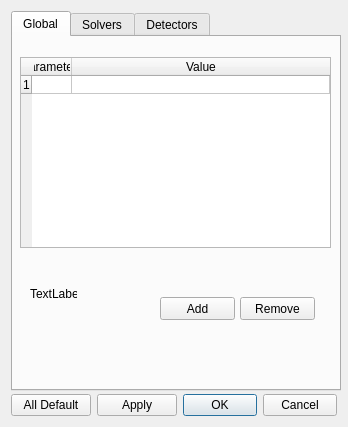
<?xml version="1.0" encoding="UTF-8"?>
<ui version="4.0">
 <class>SolverParametersDialog</class>
 <widget class="QDialog" name="SolverParametersDialog">
  <property name="windowModality">
   <enum>Qt::WindowModal</enum>
  </property>
  <property name="geometry">
   <rect>
    <x>0</x>
    <y>0</y>
    <width>348</width>
    <height>427</height>
   </rect>
  </property>
  <property name="minimumSize">
   <size>
    <width>348</width>
    <height>427</height>
   </size>
  </property>
  <property name="maximumSize">
   <size>
    <width>348</width>
    <height>427</height>
   </size>
  </property>
  <property name="windowTitle">
   <string>Set solver parameters</string>
  </property>
  <property name="styleSheet">
   <string notr="true">QGroupBox{
        border: 0px solid;
        border-radius: 10px;
}
QGroupBox:enabled{
        border-color: black;
}
QGroupBox:disabled{
        border-color: gray;
}

QGroupBox::title{
    subcontrol-origin: margin;
    left: 10px;
    padding: -5px 2px 0 2px;
}


</string>
  </property>
  <layout class="QVBoxLayout" name="verticalLayout" stretch="0,0">
   <item>
    <widget class="QTabWidget" name="tabWidget">
     <property name="sizePolicy">
      <sizepolicy hsizetype="Expanding" vsizetype="Expanding">
       <horstretch>0</horstretch>
       <verstretch>0</verstretch>
      </sizepolicy>
     </property>
     <property name="minimumSize">
      <size>
       <width>330</width>
       <height>380</height>
      </size>
     </property>
     <property name="maximumSize">
      <size>
       <width>700</width>
       <height>1024</height>
      </size>
     </property>
     <property name="currentIndex">
      <number>0</number>
     </property>
     <widget class="QWidget" name="tab_3">
      <attribute name="title">
       <string>Global</string>
      </attribute>
      <widget class="QGroupBox" name="groupBox">
       <property name="geometry">
        <rect>
         <x>7</x>
         <y>10</y>
         <width>321</width>
         <height>331</height>
        </rect>
       </property>
       <property name="focusPolicy">
        <enum>Qt::NoFocus</enum>
       </property>
       <property name="title">
        <string/>
       </property>
       <widget class="QTableWidget" name="tableWidget">
        <property name="geometry">
         <rect>
          <x>0</x>
          <y>10</y>
          <width>311</width>
          <height>191</height>
         </rect>
        </property>
        <property name="sizePolicy">
         <sizepolicy hsizetype="Ignored" vsizetype="Expanding">
          <horstretch>0</horstretch>
          <verstretch>0</verstretch>
         </sizepolicy>
        </property>
        <property name="minimumSize">
         <size>
          <width>200</width>
          <height>100</height>
         </size>
        </property>
        <property name="maximumSize">
         <size>
          <width>700</width>
          <height>191</height>
         </size>
        </property>
        <property name="sizeIncrement">
         <size>
          <width>1</width>
          <height>1</height>
         </size>
        </property>
        <property name="autoFillBackground">
         <bool>false</bool>
        </property>
        <property name="sortingEnabled">
         <bool>false</bool>
        </property>
        <property name="rowCount">
         <number>1</number>
        </property>
        <property name="columnCount">
         <number>2</number>
        </property>
        <attribute name="horizontalHeaderCascadingSectionResizes">
         <bool>false</bool>
        </attribute>
        <attribute name="horizontalHeaderDefaultSectionSize">
         <number>25</number>
        </attribute>
        <attribute name="horizontalHeaderMinimumSectionSize">
         <number>40</number>
        </attribute>
        <attribute name="horizontalHeaderShowSortIndicator" stdset="0">
         <bool>false</bool>
        </attribute>
        <attribute name="horizontalHeaderStretchLastSection">
         <bool>true</bool>
        </attribute>
        <attribute name="verticalHeaderDefaultSectionSize">
         <number>17</number>
        </attribute>
        <attribute name="verticalHeaderMinimumSectionSize">
         <number>17</number>
        </attribute>
        <row/>
        <column>
         <property name="text">
          <string>Parameters</string>
         </property>
        </column>
        <column>
         <property name="text">
          <string>Value</string>
         </property>
        </column>
       </widget>
       <widget class="QPushButton" name="AddButton">
        <property name="geometry">
         <rect>
          <x>140</x>
          <y>250</y>
          <width>75</width>
          <height>23</height>
         </rect>
        </property>
        <property name="text">
         <string>Add</string>
        </property>
       </widget>
       <widget class="QPushButton" name="RemoveButton">
        <property name="geometry">
         <rect>
          <x>220</x>
          <y>250</y>
          <width>75</width>
          <height>23</height>
         </rect>
        </property>
        <property name="text">
         <string>Remove</string>
        </property>
       </widget>
       <widget class="QLabel" name="label">
        <property name="geometry">
         <rect>
          <x>10</x>
          <y>240</y>
          <width>47</width>
          <height>13</height>
         </rect>
        </property>
        <property name="sizePolicy">
         <sizepolicy hsizetype="Maximum" vsizetype="Preferred">
          <horstretch>0</horstretch>
          <verstretch>0</verstretch>
         </sizepolicy>
        </property>
        <property name="text">
         <string>TextLabel</string>
        </property>
       </widget>
      </widget>
     </widget>
     <widget class="QWidget" name="tab_2">
      <attribute name="title">
       <string>Solvers</string>
      </attribute>
      <widget class="QTabWidget" name="tabWidget_2">
       <property name="geometry">
        <rect>
         <x>0</x>
         <y>20</y>
         <width>326</width>
         <height>341</height>
        </rect>
       </property>
       <property name="currentIndex">
        <number>0</number>
       </property>
       <widget class="QWidget" name="tab_4">
        <attribute name="title">
         <string>NSKP</string>
        </attribute>
       </widget>
       <widget class="QWidget" name="tab_5">
        <attribute name="title">
         <string>TLPS</string>
        </attribute>
       </widget>
      </widget>
     </widget>
     <widget class="QWidget" name="tab">
      <attribute name="title">
       <string>Detectors</string>
      </attribute>
      <widget class="QTabWidget" name="tabWidget_3">
       <property name="geometry">
        <rect>
         <x>0</x>
         <y>20</y>
         <width>324</width>
         <height>341</height>
        </rect>
       </property>
       <property name="currentIndex">
        <number>1</number>
       </property>
       <widget class="QWidget" name="tab_6">
        <attribute name="title">
         <string>CH</string>
        </attribute>
       </widget>
       <widget class="QWidget" name="tab_7">
        <attribute name="title">
         <string>HOG</string>
        </attribute>
       </widget>
       <widget class="QWidget" name="tab_8">
        <attribute name="title">
         <string>SURF</string>
        </attribute>
       </widget>
      </widget>
     </widget>
    </widget>
   </item>
   <item>
    <layout class="QHBoxLayout" name="horizontalLayout_2">
     <item>
      <widget class="QPushButton" name="DefaultButton">
       <property name="text">
        <string>All Default</string>
       </property>
      </widget>
     </item>
     <item>
      <widget class="QPushButton" name="ApplyButton">
       <property name="text">
        <string>Apply</string>
       </property>
      </widget>
     </item>
     <item>
      <widget class="QDialogButtonBox" name="buttonBox">
       <property name="sizePolicy">
        <sizepolicy hsizetype="Minimum" vsizetype="Fixed">
         <horstretch>0</horstretch>
         <verstretch>0</verstretch>
        </sizepolicy>
       </property>
       <property name="orientation">
        <enum>Qt::Horizontal</enum>
       </property>
       <property name="standardButtons">
        <set>QDialogButtonBox::Cancel|QDialogButtonBox::Ok</set>
       </property>
      </widget>
     </item>
    </layout>
   </item>
  </layout>
 </widget>
 <resources/>
 <connections>
  <connection>
   <sender>buttonBox</sender>
   <signal>accepted()</signal>
   <receiver>SolverParametersDialog</receiver>
   <slot>accept()</slot>
   <hints>
    <hint type="sourcelabel">
     <x>248</x>
     <y>254</y>
    </hint>
    <hint type="destinationlabel">
     <x>157</x>
     <y>274</y>
    </hint>
   </hints>
  </connection>
  <connection>
   <sender>buttonBox</sender>
   <signal>rejected()</signal>
   <receiver>SolverParametersDialog</receiver>
   <slot>reject()</slot>
   <hints>
    <hint type="sourcelabel">
     <x>316</x>
     <y>260</y>
    </hint>
    <hint type="destinationlabel">
     <x>286</x>
     <y>274</y>
    </hint>
   </hints>
  </connection>
 </connections>
</ui>
